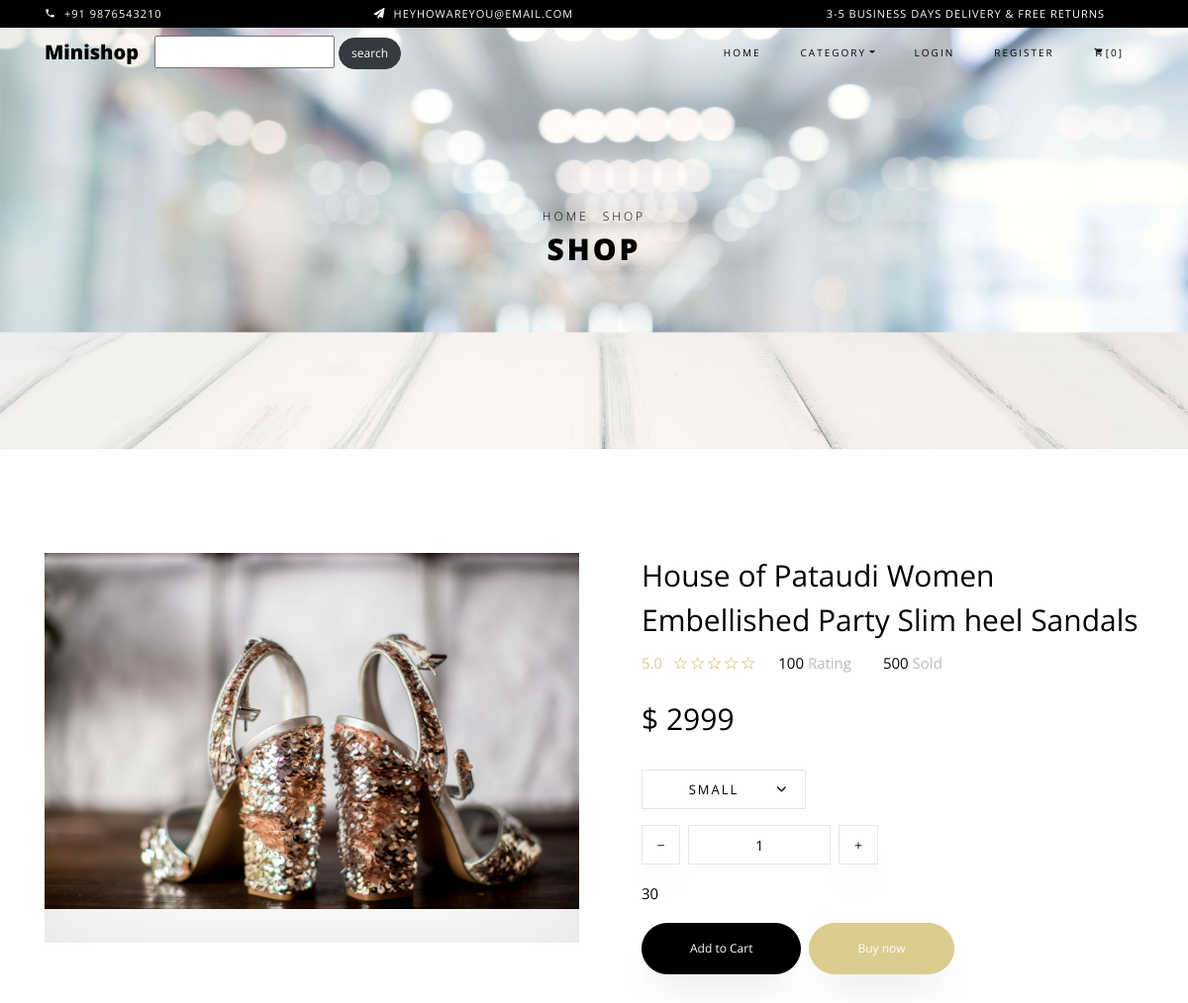
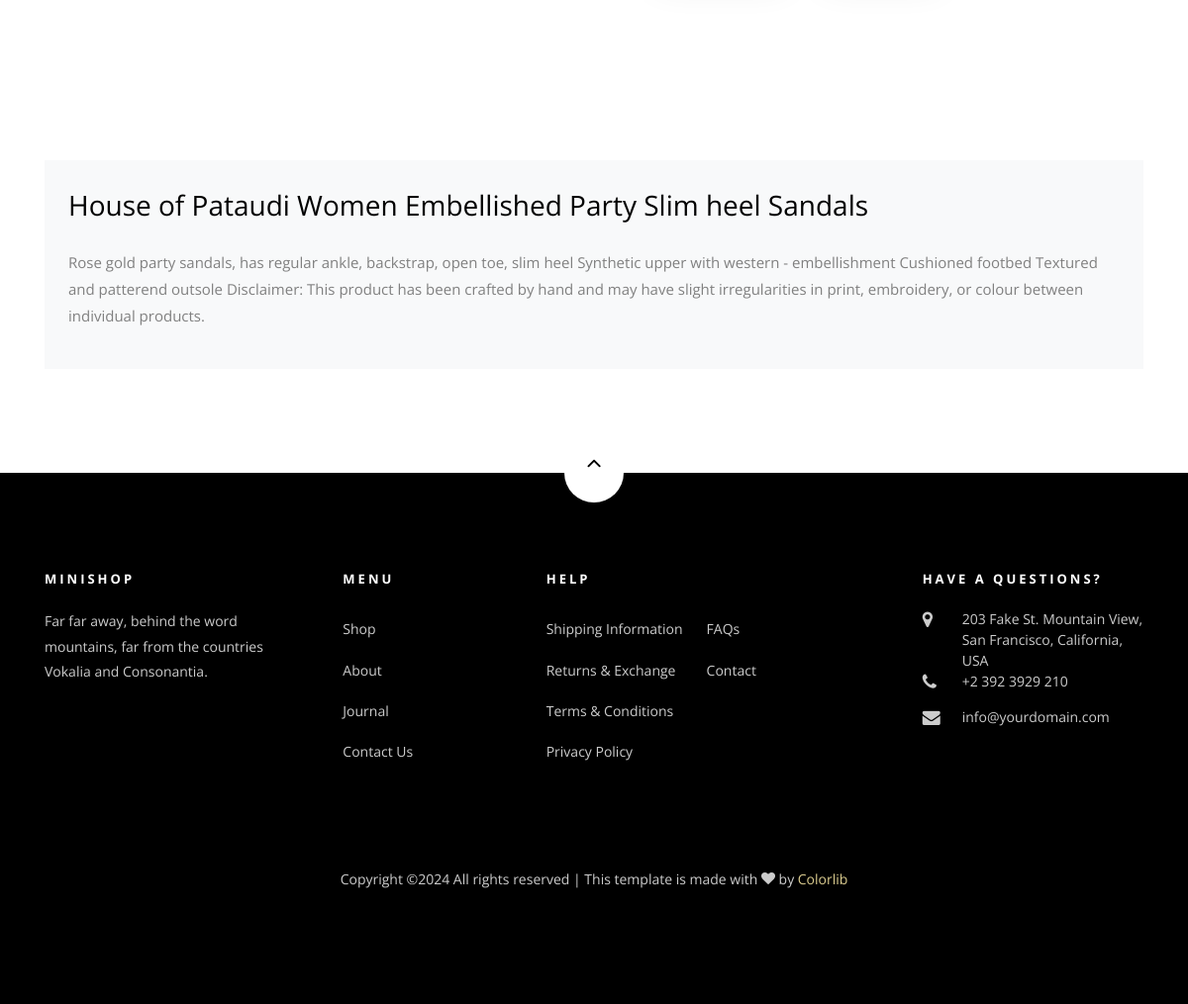
Screenshot of /womens/house-of-pataudi-women-embellished-party-slim-heel-sandals with the database file from the repository (2 pictures, top to bottom).
### home/models.py (models this page shows, shortened)
class product(models.Model):
    name = models.CharField(max_length=200, unique=True)
    slug = models.SlugField(max_length=200, unique=True)
    img = models.ImageField(upload_to='picture')
    desc = models.TextField()
    stock = models.IntegerField()
    available = models.BooleanField()
    price = models.IntegerField()
    date = models.DateField()
    category = models.ForeignKey(cate, on_delete=models.CASCADE)

### home/views.py (the view)
# urls.py: path('<slug:c_slug>/<slug:product_slug>',views.details, name='detail'),
def details(request,c_slug,product_slug):
    prodt = get_object_or_404(product, category__slug=c_slug, slug=product_slug)
    return render(request, 'product-single.html', {'pro': prodt})

### home/contextprocessor.py (called while the page is built)
def cat(request):
    cata = cate.objects.all()
    return {'c':cata}

def count(request, count=0):
    user = request.user
    if user.is_authenticated:
        ct = cartlist.objects.filter(user=user)
    else:
        cart_id = request.session.get(
            'cart_id')  # here this else case is not working because of the decorator(login)
        ct = cartlist.objects.filter(cart_id=cart_id)
    ct_items = items.objects.filter(cart__in=ct, active=True)
    for i in ct_items:
        count += i.quan
    return {'cn': count}

### home/models.py (called while the page is built)
    def get_url(self):
        return reverse('prod_cat', args=[self.slug])

### templates/product-single.html (shortened to what this page needs)
{% extends 'base.html' %}
{% load static %}
{% block content %}
    <div class="hero-wrap hero-bread" style="background-image: url({%static 'images/bg_6.jpg' %});">
      <div class="container">
        <div class="row no-gutters slider-text align-items-center justify-content-center">
          <div class="col-md-9 ftco-animate text-center">
          	<p class="breadcrumbs"><span class="mr-2"><a href="index.html">Home</a></span> <span>Shop</span></p>
            <h1 class="mb-0 bread">Shop</h1>
          </div>
        </div>
      </div>
    </div>
    <section class="ftco-section">
    	<div class="container">
    		<div class="row">
    			<div class="col-lg-6 mb-5 ftco-animate">
    				<a href="{{pro.img.url}}" class="image-popup prod-img-bg"><img src="{{pro.img.url}}" class="img-fluid" alt="Colorlib Template"></a>
    			</div>
    			<div class="col-lg-6 product-details pl-md-5 ftco-animate">
    				<h3>{{pro.name}}</h3>
    				<div class="rating d-flex">
							<p class="text-left mr-4">
								<a href="#" class="mr-2">5.0</a>
								<a href="#"><span class="ion-ios-star-outline"></span></a>
								<a href="#"><span class="ion-ios-star-outline"></span></a>
								<a href="#"><span class="ion-ios-star-outline"></span></a>
								<a href="#"><span class="ion-ios-star-outline"></span></a>
								<a href="#"><span class="ion-ios-star-outline"></span></a>
							</p>
							<p class="text-left mr-4">
								<a href="#" class="mr-2" style="color: #000;">100 <span style="color: #bbb;">Rating</span></a>
							</p>
							<p class="text-left">
								<a href="#" class="mr-2" style="color: #000;">500 <span style="color: #bbb;">Sold</span></a>
							</p>
						</div>
    				<p class="price"><span>$ {{pro.price}}</span></p>
						<div class="row mt-4">
							<div class="col-md-6">
								<div class="form-group d-flex">
		              <div class="select-wrap">
	                  <div class="icon"><span class="ion-ios-arrow-down"></span></div>
	                  <select name="" id="" class="form-control">
	                  	<option value="">Small</option>
	                  </select>
	                </div>
		            </div>
							</div>
							<div class="input-group col-md-6 d-flex mb-3">
	             	<span class="input-group-btn mr-2">
	                	<button type="button" class="quantity-left-minus btn"  data-type="minus" data-field="">
	                   <i class="ion-ios-remove"></i>
	                	</button>
	            		</span>
	             	<input type="text" id="quantity" name="quantity" class="quantity form-control input-number" value="1" min="1" max="100">
	             	<span class="input-group-btn ml-2">
	                	<button type="button" class="quantity-right-plus btn" data-type="plus" data-field="">
	                     <i class="ion-ios-add"></i>
	                 </button>
	             	</span>
	          	</div>
	          	<div class="col-md-12">
	          		<p style="color: #000;">{{pro.stock}}</p>
	          	</div>
          	</div>
          	<p><a href="cart.html" class="btn btn-black py-3 px-5 mr-2">Add to Cart</a><a href="cart.html" class="btn btn-primary py-3 px-5">Buy now</a></p>
    			</div>
    		</div>
    		<div class="row mt-5">
          <div class="col-md-12 nav-link-wrap">
            <div class="nav nav-pills d-flex text-center" id="v-pills-tab" role="tablist" aria-orientation="vertical">
            </div>
          </div>
          <div class="col-md-12 tab-wrap">
            <div class="tab-content bg-light" id="v-pills-tabContent">
              <div class="tab-pane fade show active" id="v-pills-1" role="tabpanel" aria-labelledby="day-1-tab">
              	<div class="p-4">
	              	<h3 class="mb-4">{{pro.name}}</h3>
					<p>{{pro.desc}}</p>
              	</div>
              </div>
              </div>
            </div>
          </div>
        </div>
    </section>
  </body>
</html>
{% endblock %}

### rows the page displays
product: img (picture), name "House of Pataudi Women Embellished Party Slim heel Sandals", price "2999", stock "30", desc "Rose gold party sandals, has regular ankle, backstrap, open toe, slim heel Synthetic upper with western - embellishment Cushioned footbed Textured and patterend outsole Disclaimer: This product has been crafted by hand and may have slight irregularities in print, embroidery, or colour between individual products."

### other values shown
{{ cn }} "0"
